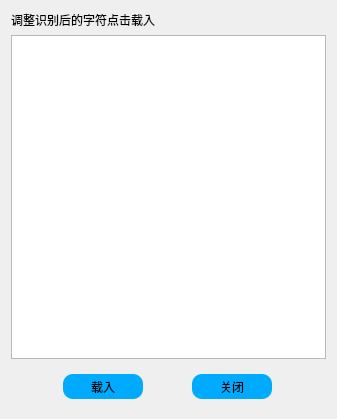
<?xml version="1.0" encoding="UTF-8"?>
<ui version="4.0">
 <class>Dialog</class>
 <widget class="QDialog" name="Dialog">
  <property name="geometry">
   <rect>
    <x>0</x>
    <y>0</y>
    <width>337</width>
    <height>419</height>
   </rect>
  </property>
  <property name="windowTitle">
   <string>Dialog</string>
  </property>
  <property name="styleSheet">
   <string notr="true">QStackedWidget{background-color: rgb(255, 255, 255);}
QPushButton{background-color: rgb(0, 170, 255);border-style:none;border-radius: 10px;}
QPushButton:hover{
color:white;
background-color: rgb(150, 150, 150);
}
QPushButton:pressed {  
    /* 改变背景色 */  
    background-color:rgb(180, 180, 180);  
    /* 改变边框风格 */  
    border-style:inset;  
    /* 使文字有一点移动 */  
    padding-left:1px;  
    padding-top:1px;  
}

QLineEdit{border: 1px solid rgb(0, 170, 255);}
QLineEdit{border-radius:5px;}
QLineEdit:focus{border: 2px solid rgb(100, 170, 255);}</string>
  </property>
  <layout class="QVBoxLayout" name="verticalLayout">
   <item>
    <widget class="QLabel" name="label">
     <property name="text">
      <string>调整识别后的字符点击载入</string>
     </property>
    </widget>
   </item>
   <item>
    <widget class="QTextEdit" name="textEdit"/>
   </item>
   <item>
    <widget class="QWidget" name="widget" native="true">
     <layout class="QHBoxLayout" name="horizontalLayout">
      <item>
       <widget class="QPushButton" name="pushButton_add">
        <property name="minimumSize">
         <size>
          <width>80</width>
          <height>25</height>
         </size>
        </property>
        <property name="maximumSize">
         <size>
          <width>80</width>
          <height>25</height>
         </size>
        </property>
        <property name="text">
         <string>载入</string>
        </property>
       </widget>
      </item>
      <item>
       <widget class="QPushButton" name="pushButton_close">
        <property name="minimumSize">
         <size>
          <width>80</width>
          <height>25</height>
         </size>
        </property>
        <property name="maximumSize">
         <size>
          <width>80</width>
          <height>25</height>
         </size>
        </property>
        <property name="text">
         <string>关闭</string>
        </property>
       </widget>
      </item>
     </layout>
    </widget>
   </item>
  </layout>
 </widget>
 <resources/>
 <connections/>
</ui>
